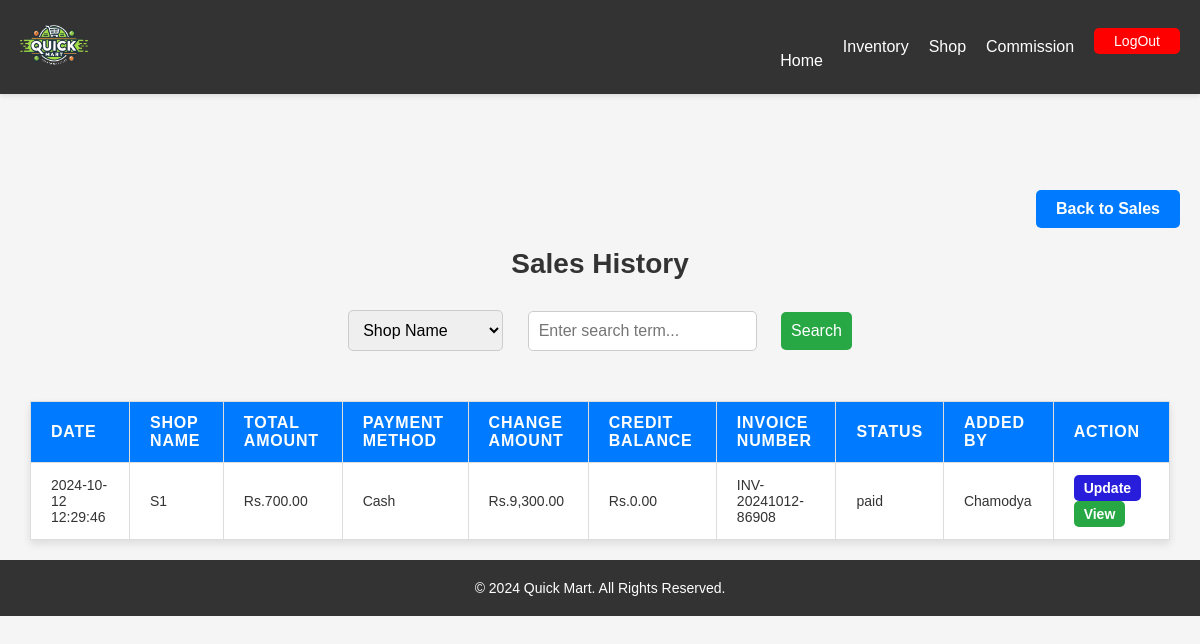
/emp_php/emp_salesHistory.php (signed in), run on the app's committed database.
### tables this page shows
CREATE TABLE IF NOT EXISTS `sales` (
  `sale_id` int NOT NULL AUTO_INCREMENT,
  `shop_name` varchar(255) DEFAULT NULL,
  `shop_location` varchar(255) DEFAULT NULL,
  `shop_contact` varchar(50) DEFAULT NULL,
  `payment_method` varchar(50) DEFAULT NULL,
  `paid_amount` decimal(10,2) DEFAULT NULL,
  `change_amount` decimal(10,2) DEFAULT NULL,
  `credit_balance` decimal(10,2) DEFAULT NULL,
  `cheque_number` varchar(100) DEFAULT NULL,
  `reference_number` varchar(100) DEFAULT NULL,
  `total_amount` decimal(10,2) DEFAULT NULL,
  `sale_date` datetime DEFAULT CURRENT_TIMESTAMP,
  `invoice_number` varchar(20) NOT NULL,
  `status` varchar(1000) NOT NULL,
  `product_details` text,
  `added_by` varchar(255) DEFAULT NULL,
  PRIMARY KEY (`sale_id`)
);

### emp_php/emp_salesHistory.php (the view, shortened to what this page needs)
<?php
include '../db_connection.php';
$sales_sql = "SELECT * FROM sales";
$sales_result = $conn->query($sales_sql);
?>
<!DOCTYPE html>
<html lang="en">
<head>
    <link rel="stylesheet" href="../emp_css/emp_nav.css?v=1">
    <link rel="stylesheet" href="../emp_css/emp_salesHistory.css">
    <link rel="stylesheet" href="../admin_css/admin_footer.css">
</head>
<body>
<?php include '../emp_php/emp_nav.php'; ?>
<div class="header-buttons">
    <a href="emp_sales.php">Back to Sales</a>
</div>
<h1>Sales History</h1>
<form method="POST">
    <select name="search_by">
        <option value="shop_name">Shop Name</option>
    </select>
    <input type="text" name="search_value" placeholder="Enter search term..." required>
    <button type="submit" name="search">Search</button>
</form>
<table>
    <thead>
        <tr>
            <th>Date</th>
            <th>Shop Name</th>
            <th>Total Amount</th>
            <th>Payment Method</th>
            <th>Change Amount</th>
            <th>Credit Balance</th>
            <th>Invoice Number</th>
            <th>Status</th>
            <th>Added By</th>
            <th>Action</th>
        </tr>
    </thead>
    <tbody>
        <?php if ($sales_result->num_rows > 0): ?>
            <?php while ($sale = $sales_result->fetch_assoc()): ?>
                <tr>
                    <td><?= htmlspecialchars($sale['sale_date']) ?></td>
                    <td><?= htmlspecialchars($sale['shop_name']) ?></td>
                    <td>Rs.<?= number_format($sale['total_amount'], 2) ?></td>
                    <td><?= htmlspecialchars($sale['payment_method']) ?></td>
                    <td>Rs.<?= number_format($sale['change_amount'] ?? 0, 2) ?></td>
                    <td>Rs.<?= number_format($sale['credit_balance'] ?? 0, 2) ?></td>
                    <td><?= htmlspecialchars($sale['invoice_number']) ?></td>
                    <td><?= htmlspecialchars($sale['status'] ?? 'N/A') ?></td>
                    <td><?= htmlspecialchars($sale['added_by']) ?></td>
                    <td class="actions">
                        <a href="#" class="btn update-sale" data-sale-id="<?= $sale['sale_id'] ?>">Update</a>
                        <a href="#" class="view-details btn" data-sale-id="<?= $sale['sale_id'] ?>">View</a>
                    </td>
                </tr>
            <?php endwhile; ?>
        <?php else: ?>
            <tr>
                <td colspan="10">No sales records found.</td>
            </tr>
        <?php endif; ?>
    </tbody>
</table>
<?php include '../admin_php/admin_footer.php'; ?>
</body>
</html>

### emp_css/emp_nav.css (style rules this page uses)
body { margin-top: 60px; }

### emp_css/emp_salesHistory.css (style rules this page uses)
body { font-family: "Segoe UI", Tahoma, Geneva, Verdana, sans-serif; margin: 0; padding: 0; background-color: #f9f9f9; color: #333; }
h1 { font-size: 28px; text-align: center; margin-top: 0px; color: #333; }
.header-buttons { display: flex; justify-content: flex-end; margin: 30px 20px 20px 20px; }
.header-buttons a, .header-buttons form button { background-color: #007bff; color: white; padding: 10px 20px; margin-left: 10px; margin-top: 100px; border: none; border-radius: 5px; text-decoration: none; cursor: pointer; font-weight: bold; transition: background-color 0.3s ease; }
form { text-align: center; margin: 20px auto; }
form select, form input[type="text"], form button { padding: 10px; margin: 10px; border-radius: 5px; border: 1px solid #ccc; font-size: 16px; }
form button { background-color: #28a745; color: white; border: none; cursor: pointer; transition: background-color 0.3s ease; }
table { width: 95%; margin: 20px auto; border-collapse: collapse; background-color: white; box-shadow: 0 4px 8px rgba(0, 0, 0, 0.1); }
table th, table td { padding: 12px 20px; text-align: left; border: 1px solid #ddd; }
table th { background-color: #007bff; color: white; font-weight: bold; text-transform: uppercase; letter-spacing: 0.05em; }
table td { font-size: 14px; color: #333; }
.actions a { display: inline-block; padding: 5px 10px; text-decoration: none; border-radius: 5px; margin-right: 5px; font-weight: bold; }
.actions .update-sale { background-color: #291ddc; color: white; border: none; transition: background-color 0.3s ease; }
.actions .view-details { background-color: #28a745; color: white; border: none; transition: background-color 0.3s ease; }

### admin_css/admin_footer.css (style rules this page uses)
* { margin: 0; padding: 0; box-sizing: border-box; }
body { font-family: Arial, sans-serif; display: flex; flex-direction: column; min-height: 100vh; }

### emp_php/emp_nav.php (style rules this page uses)
body { background-color: whitesmoke; }

### data on the page
sales: sale_date "2024-10-12 12:29:46", shop_name "S1", total_amount "700.00", payment_method "Cash", change_amount "9,300.00", credit_balance "0.00", invoice_number "INV-20241012-86908", status "paid", added_by "Chamodya"
